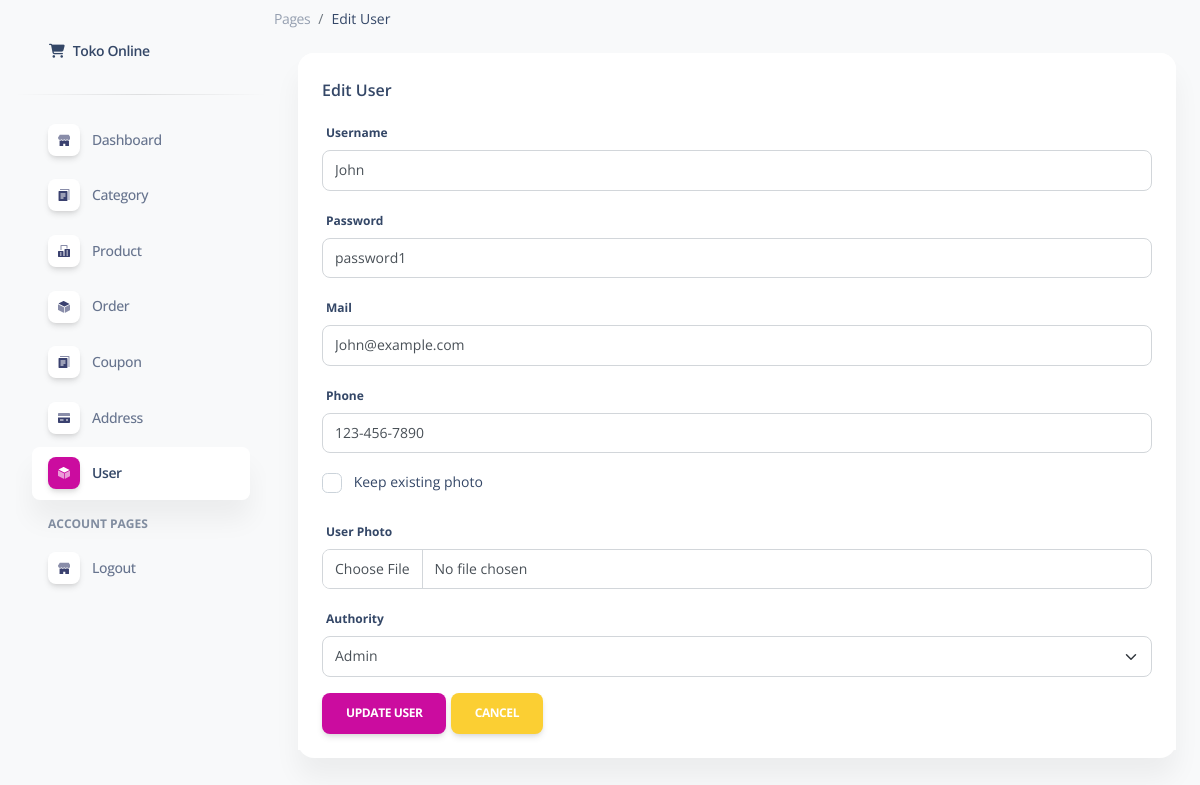
Page /pages/update_user.php?id_user=1 on the committed database.
### tables this page shows
CREATE TABLE `user` (
  `id_user` bigint(20) NOT NULL COMMENT '主键id',
  `username` varchar(20) NOT NULL COMMENT '名字',
  `password` varchar(128) DEFAULT NULL COMMENT '密码',
  `mail` varchar(255) DEFAULT NULL COMMENT '邮箱',
  `phone_number` varchar(20) DEFAULT NULL COMMENT '电话号',
  `authority` tinyint(4) NOT NULL DEFAULT 3 COMMENT '权限',
  `user_photo` varchar(256) NOT NULL DEFAULT '''assets/img/png''',
  `create_time` timestamp NOT NULL DEFAULT current_timestamp(),
  `id_creator` bigint(20) NOT NULL DEFAULT 0,
  `is_delete` tinyint(1) DEFAULT 0 COMMENT '是否删除',
  `delete_time` timestamp NULL DEFAULT NULL COMMENT '删除时间'
);

### pages/update_user.php (the view, shortened to what this page needs)
<!DOCTYPE html>
<html lang="en">
<head>
  <link href="assets/css/nucleo-icons.css" rel="stylesheet" />
  <link href="assets/css/nucleo-svg.css" rel="stylesheet" />
  <link href="assets/css/nucleo-svg.css" rel="stylesheet" />
  <link id="pagestyle" href="assets/css/soft-ui-dashboard.css?v=1.0.3" rel="stylesheet" />
</head>
<body class="g-sidenav-show  bg-gray-100">
  <aside class="sidenav navbar navbar-vertical navbar-expand-xs border-0 border-radius-xl my-3 fixed-start ms-3 "
    id="sidenav-main">
    <div class="sidenav-header">
      <a class="navbar-brand m-0" href="https://demos.creative-tim.com/soft-ui-dashboard/pages/dashboard.html"
        target="_blank">
        <i class="fas fa-fw fa-shopping-cart"></i>
        <span class="ms-1 font-weight-bold">Toko Online</span>
      </a>
    </div>
    <hr class="horizontal dark mt-0">
    <div class="collapse navbar-collapse  w-auto  max-height-vh-100 h-100" id="sidenav-collapse-main">
      <ul class="navbar-nav">
        <li class="nav-item">
          <a class="nav-link  " href="../pages/dashboard.php">
            <div
              class="icon icon-shape icon-sm shadow border-radius-md bg-white text-center me-2 d-flex align-items-center justify-content-center">
            </div>
            <span class="nav-link-text ms-1">Dashboard</span>
          </a>
        </li>
        <li class="nav-item">
          <a class="nav-link  " href="../pages/category.php">
            <div
              class="icon icon-shape icon-sm shadow border-radius-md bg-white text-center me-2 d-flex align-items-center justify-content-center">
            </div>
            <span class="nav-link-text ms-1">Category</span>
          </a>
        </li>
        <li class="nav-item">
          <a class="nav-link  " href="../pages/product.php">
            <div
              class="icon icon-shape icon-sm shadow border-radius-md bg-white text-center me-2 d-flex align-items-center justify-content-center">
            </div>
            <span class="nav-link-text ms-1">Product</span>
          </a>
        </li>
        <li class="nav-item">
          <a class="nav-link  " href="../pages/order.php">
            <div
              class="icon icon-shape icon-sm shadow border-radius-md bg-white text-center me-2 d-flex align-items-center justify-content-center">
            </div>
            <span class="nav-link-text ms-1">Order</span>
          </a>
        </li>
        <li class="nav-item">
          <a class="nav-link  " href="../pages/coupon.php">
            <div
              class="icon icon-shape icon-sm shadow border-radius-md bg-white text-center me-2 d-flex align-items-center justify-content-center">
            </div>
            <span class="nav-link-text ms-1">Coupon</span>
          </a>
        </li>
        <li class="nav-item">
          <a class="nav-link  " href="../pages/address.php">
            <div
              class="icon icon-shape icon-sm shadow border-radius-md bg-white text-center me-2 d-flex align-items-center justify-content-center">
            </div>
            <span class="nav-link-text ms-1">Address</span>
          </a>
        </li>
        <li class="nav-item">
          <a class="nav-link  active" href="../pages/user.php">
            <div
              class="icon icon-shape icon-sm shadow border-radius-md bg-white text-center me-2 d-flex align-items-center justify-content-center">
            </div>
            <span class="nav-link-text ms-1">User</span>
          </a>
        </li>
        <li class="nav-item mt-3">
          <h6 class="ps-4 ms-2 text-uppercase text-xs font-weight-bolder opacity-6">Account pages</h6>
        </li>
        <li class="nav-item">
          <a class="nav-link  " href="../pages/logout.php">
            <div
              class="icon icon-shape icon-sm shadow border-radius-md bg-white text-center me-2 d-flex align-items-center justify-content-center">
            </div>
            <span class="nav-link-text ms-1">Logout</span>
          </a>
        </li>
      </ul>
    </div>
  </aside>
  <main class="main-content position-relative max-height-vh-100 h-100 mt-1 border-radius-lg ">
    <ol class="breadcrumb bg-transparent mb-0 pb-0 pt-1 px-0 me-sm-6 me-5">
      <li class="breadcrumb-item text-sm"><a class="opacity-5 text-dark" href="javascript:;">Pages</a></li>
      <li class="breadcrumb-item text-sm text-dark active" aria-current="page">Edit User</li>
    </ol>
    <div class="container-fluid py-4">
      <div class="row">
        <div class="col-12">
          <div class="card mb-4">
            <div class="card-header pb-0">
              <h6>Edit User</h6>
              <?php
              include "connect_db.php";
              $qry_get_user = mysqli_query($conn, "select * from user where id_user = '" . $_GET['id_user'] . "'");
              $dt_user = mysqli_fetch_array($qry_get_user);
              ?>
              <form method="POST" action="../pages/process_update_user.php" enctype="multipart/form-data">
                <section class="base">
                  <div class="mb-3">
                    <label for="exampleInputEmail1" class="form-label">Username</label>
                    <input type="text" name="username" value="<?= $dt_user['username'] ?>" class="form-control">
                  </div>
                  <div class="mb-3">
                    <label for="exampleInputEmail1" class="form-label">Password</label>
                    <input type="text" name="password" value="<?= $dt_user['password'] ?>" class="form-control">
                  </div>
                  <div class="mb-3">
                    <label for="exampleInputEmail1" class="form-label">Mail</label>
                    <input type="text" name="mail" value="<?= $dt_user['mail'] ?>" class="form-control">
                  </div>
                  <div class="mb-3">
                    <label for="exampleInputEmail1" class="form-label">Phone</label>
                    <input type="text" name="phone_number" value="<?= $dt_user['phone_number'] ?>" class="form-control">
                  </div>
                  <div class="mb-3 form-check">
                    <input type="checkbox" class="form-check-input" name="keep_photo" id="keep_photo">
                    <label class="form-check-label" for="keep_photo">Keep existing photo</label>
                  </div>
                  <div class="mb-3">
                    <label for="exampleInputEmail1" class="form-label">User Photo</label>
                    <input type="file" name="file" class="form-control">
                  </div>
                  <div class="mb-3">
                    <label for="exampleInputEmail1" class="form-label">Authority</label>
                    <select name="authority" class="form-select">
                      <option value="1" <?php if ($dt_user['authority'] == 1)
                        echo 'selected="selected"'; ?>>Admin
                      </option>
                    </select>
                  </div>
                  <div>
                    <input type="submit" name="simpan" value="Update User" class="btn btn-primary">
                    <a class="btn btn-warning" href="../pages/user.php">Cancel</a>
                  </div>
                </section>
              </form>
            </div>
            <div class="card-body px-0 pt-0 pb-2">
            </div>
          </div>
        </div>
      </div>
</body>
</html>

### pages/assets/css/nucleo-svg.css (style rules this page uses)
.icon { display: inline-block; color: #111111; height: 1em; width: 1em; }
.icon-sm { height: 0.8em; width: 0.8em; }
.icon { fill: currentColor; stroke: none; }

### rows in the picture
user: username "John", password "password1", mail "John@example.com", phone_number "123-456-7890", authority "Admin"
